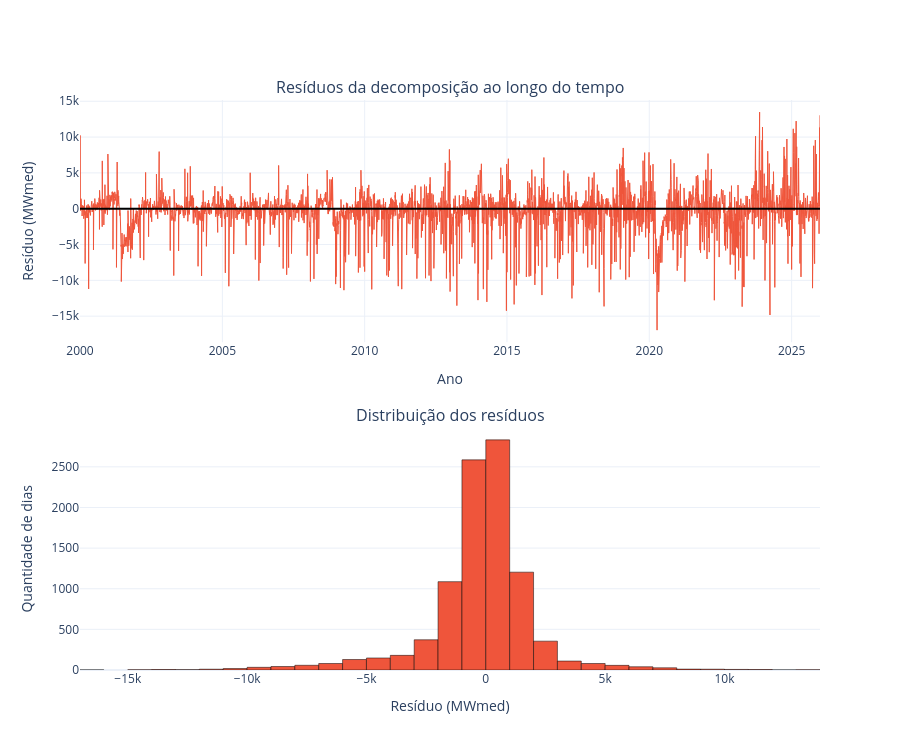

Source (notebook cell):
### Code cell
fig = make_subplots(
    rows=2,
    cols=1,
    subplot_titles=(
        'Resíduos da decomposição ao longo do tempo',
        'Distribuição dos resíduos'
    ),
    vertical_spacing=0.15
)

fig.add_trace(
    go.Scatter(
        x=residuals.index,
        y=residuals,
        name='Resíduo',
        line=dict(color='#EF553B', width=1)
    ),
    row=1,
    col=1
)

fig.add_hline(y=0, line_color='black', row=1, col=1)

fig.add_trace(
    go.Histogram(
        x=residuals,
        nbinsx=50,
        name='Distribuição',
        marker_color='#EF553B',
        marker_line_color='black',
        marker_line_width=0.5
    ),
    row=2,
    col=1
)

fig.update_yaxes(title_text='Resíduo (MWmed)', row=1, col=1)
fig.update_xaxes(title_text='Ano', row=1, col=1)
fig.update_xaxes(title_text='Resíduo (MWmed)', row=2, col=1)
fig.update_yaxes(title_text='Quantidade de dias', row=2, col=1)
fig.update_layout(height=750, showlegend=False)
fig.show()

### Figure 1 — Plotly figure (JSON) as saved in the notebook; plotly's stock layout.template omitted (floating-point values rounded to 4 significant figures; data arrays with more than 128 entries replaced by an {"elided": "..."} marker saying what was removed)
{"data": [{"line": {"color": "#EF553B", "width": 1}, "name": "Resíduo", "type": "scatter", "x": {"elided": "9497 str values"}, "xaxis": "x", "y": {"elided": "9497 float values"}, "yaxis": "y"}, {"marker": {"color": "#EF553B", "line": {"color": "black", "width": 0.5}}, "name": "Distribuição", "nbinsx": 50, "type": "histogram", "x": {"elided": "9497 float values"}, "xaxis": "x2", "yaxis": "y2"}], "layout": {"annotations": [{"font": {"size": 16}, "showarrow": false, "text": "Resíduos da decomposição ao longo do tempo", "x": 0.5, "xanchor": "center", "xref": "paper", "y": 1, "yanchor": "bottom", "yref": "paper"}, {"font": {"size": 16}, "showarrow": false, "text": "Distribuição dos resíduos", "x": 0.5, "xanchor": "center", "xref": "paper", "y": 0.425, "yanchor": "bottom", "yref": "paper"}], "height": 750, "shapes": [{"line": {"color": "black"}, "type": "line", "x0": 0, "x1": 1, "xref": "x domain", "y0": 0, "y1": 0, "yref": "y"}], "showlegend": false, "xaxis": {"anchor": "y", "domain": [0, 1], "title": {"text": "Ano"}}, "xaxis2": {"anchor": "y2", "domain": [0, 1], "title": {"text": "Resíduo (MWmed)"}}, "yaxis": {"anchor": "x", "domain": [0.575, 1], "title": {"text": "Resíduo (MWmed)"}}, "yaxis2": {"anchor": "x2", "domain": [0, 0.425], "title": {"text": "Quantidade de dias"}}}}
